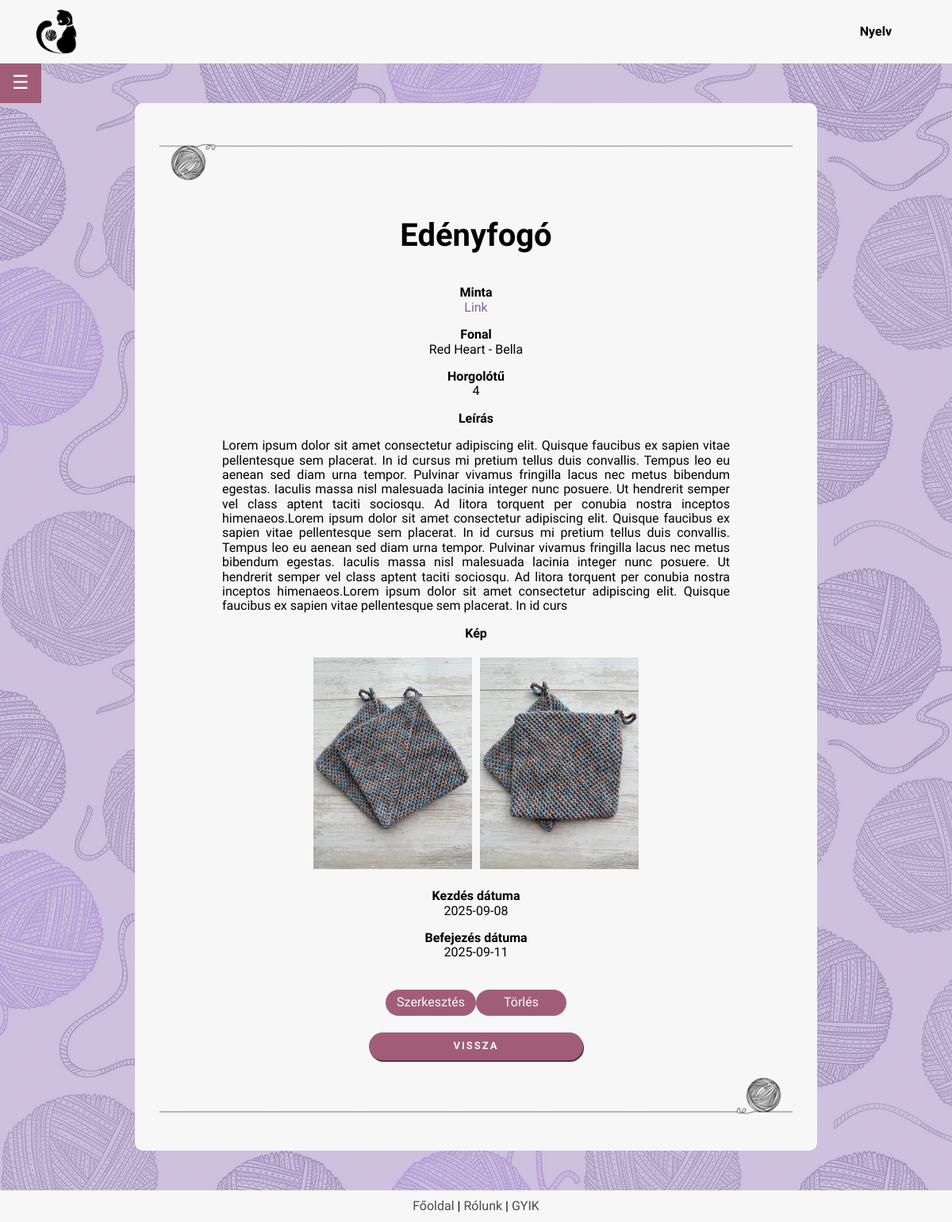
The page /project_page.php?id=103 (signed in) on the database as committed earlier.
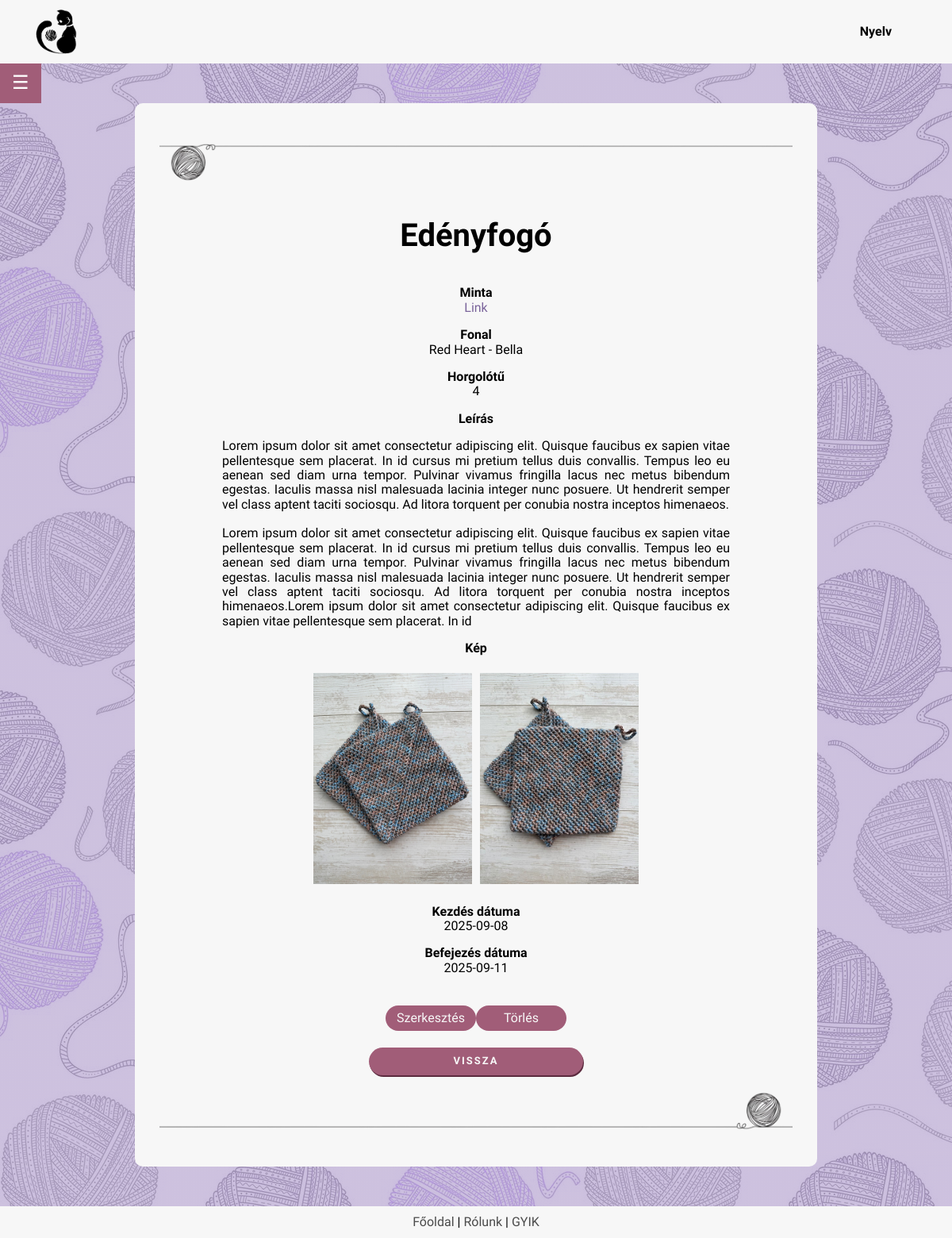
The same page on the database as committed later.
### tables this page shows
CREATE TABLE IF NOT EXISTS `projects` (
  `uid` int NOT NULL,
  `id` int NOT NULL AUTO_INCREMENT,
  `name` varchar(255) NOT NULL,
  `pattern` varchar(1000) DEFAULT NULL,
  `yarn` varchar(255) DEFAULT NULL,
  `hook` decimal(10,0) DEFAULT NULL,
  `description` varchar(2000) DEFAULT NULL,
  `image` varchar(255) DEFAULT NULL,
  `start` date DEFAULT NULL,
  `finish` date DEFAULT NULL,
  PRIMARY KEY (`id`),
  KEY `Userid` (`uid`)
);

CREATE TABLE IF NOT EXISTS `yarns` (
  `id` int NOT NULL AUTO_INCREMENT,
  `brand` set('Drops','Alize','DMC','Kartopu','Nako','Wolans','Yarnart','Himalaya','Schachenmayr','Scheepjes','Lana Grossa','Vlna-Hep','Gründl','Red Heart','Malabrigo','Lion Brand','Bernat','Adriafil','Berroco','Blue Sky Fibers','Caron','Cascade','Debbie Bliss','Deramores','Dream in Color','Ella Rae','Hayfield','Hoooked','James C. Brett','Juniper Moon Farm','King Cole','Knit Collage','Koigu','Lang Yarns','Lopi','McIntosh','MillaMia','Noro','Paintbox','Patons','Plymouth','Sirdar','Snuggly',' Stylecraft','Tahki','The Yarn Collective','Trendsetter','Universal','Valley','Viking Of Norway','West Yorkshire Spinners','Willow and Lark','Wool and the Gang','Yarn and Colors','Hobbii Yarn','Yarnspirations','KnitPicks','Darn Good Yarn','We Are Knitters','Gorgeous Alpacas','Papillon','Gombolyda','Urth','FibraNatura') DEFAULT NULL,
  `variety` varchar(255) NOT NULL,
  PRIMARY KEY (`id`)
);

### backend/lang.php (called while the page is built, shortened)
<?php
    function lang($str) {
        return $str;
    }
?>

### project_page.php (the view, shortened to what this page needs)
<?php
require $_SERVER['DOCUMENT_ROOT'] . '/project/backend/config.php';
require $_SERVER['DOCUMENT_ROOT'] . '/project/backend/lang.php';
$project_id = $_GET['id'];
$stmt = $conn->prepare("SELECT p.id, p.name, p.pattern, p.hook, p.description, p.image, p.start, p.finish, y.brand, y.variety FROM projects p LEFT JOIN yarns y ON p.yarn = y.id WHERE p.id = ? AND p.uid = ?");
$stmt->bind_param("ii", $project_id, $_SESSION['uid']);
$stmt->execute();
$result = $stmt->get_result();
$minta = lang('Minta');
$fonal = lang('Fonal');
$horgolotu = lang('Horgolótű');
$leiras = lang('Leírás');
$kep = lang('Kép');
$kezdes = lang('Kezdés dátuma');
$befejezes = lang('Befejezés dátuma');
$torles = lang('Törlés');
$szerkesztes = lang('Szerkesztés');
?>
<!DOCTYPE html>
<head>
    <?php
    include $_SERVER['DOCUMENT_ROOT'] . '/project/frontend/header.php';
    ?>
</head>
<body>
    <div class="page_container">
        <main class="page_content">
            <div class="main_body">
                <?php
                include $_SERVER['DOCUMENT_ROOT'] . '/project/frontend/sidebar.php';
                ?>
                <div class="main_container">
                    <img src="/project/images/yarn2.png" class="image-center">
                    <?php
                    if ($result->num_rows > 0) {
                        while ($row = $result->fetch_assoc()) {
                            echo "<div>";
                            echo "<p style='font-size:2.5em'><b>{$row['name']}</b></p>";
                            echo "<p><b>$minta</b><br><a href='{$row['pattern']}' style='text-decoration:none; color:rgb(122, 100, 155); margin-bottom:15px;' target='_blank'>Link</a></p>";
                            echo "<p style='margin-bottom:15px;'><b>$fonal</b><br>";
                            if (!empty($row['brand']) && !empty($row['variety'])) {
                                echo "{$row['brand']} - {$row['variety']}";
                            } else {
                                echo lang('Nincs megadva fonal.');
                            }
                            echo "</p>";
                            echo "<p><b>$horgolotu</b><br>{$row['hook']}</p>";
                            echo "<p style='text-align: center; '>";
                            echo "<b>$leiras</b>";
                            echo "<br>";
                            echo "<p style='text-align:justify; text-justify: inter-word; width: 80%; margin: 0 auto; white-space: pre-wrap;'>{$row['description']}</p>";
                            echo "</p>";
                            echo "<p><b>$kep</b></p>";
                            if (!empty($row['image'])) {
                                $image_paths = explode(',', $row['image']);
                                foreach ($image_paths as $image_path) {
                                    $image_path = trim($image_path);
                                    if (!empty($image_path)) {
                                        echo "<img src='{$image_path}' alt='Project image' style='max-width: 200px; height: auto; margin: 5px;'>";
                                    }
                                }
                            } else {
                                echo "<p>Nincs kép feltöltve.</p>";
                            }
                            echo "<p><b>$kezdes</b><br>{$row['start']}</p>";
                            echo "<p><b>$befejezes</b><br>{$row['finish']}</p>";
                            echo "<br>";
                            echo "<a href='/project/edit_project.php?id={$row['id']}' class='link'>$szerkesztes</a>";
                            echo "<a href='/project/backend/delete_project.php?id={$row['id']}' class='link' onclick='return confirmDelete();'>$torles</a>";
                            echo "</div>";
                        }
                    } else {
                        echo "<div style='border: 1px solid rgb(90, 90, 90) text-align=center;'><p colspan='6'>Nincs elérhető adat!</p></div>";
                    }
                    ?>
                    <br>
                    <a href="/project/my_projects.php" class="button-link">
                        <?= lang('Vissza') ?>
                    </a>
                    <img src="/project/images/yarn2flipped.png" class="image-center">
                </div>
            </div>
        </main>
    </div>
    <?php
    include $_SERVER['DOCUMENT_ROOT'] . '/project/frontend/footer.php';
    ?>
</body>
</html>

### frontend/header.php (shortened to what this page needs)
<?php
$redirect_url = '/project/index.php';
if (isset($_SESSION['rights'])) {
    if ($_SESSION['rights'] == 103) {
        $redirect_url = '/project/admin/home_admin.php';
    } else {
        $redirect_url = '/project/home.php';
    }
}
?>
<!DOCTYPE html>
<html lang="hu">
<head>
    <link rel="stylesheet" href="/project/frontend/style.css">
</head>
<body>
  	<header>
    	<nav class="navbar">
			<div class="navbar-container">
				<div class="navbar-intro">
					<a href="<?= $redirect_url ?>" class="logolink">
					<img src="/project/images/yarnballlogoblacksmall.png" class="catlogo">
					</a>
				</div>
        		<div class="rightnav">
          			<div class="lang-menu">
            			<div class="selected-lang">
              				<?= lang('Nyelv') ?>
            			</div>
          			</div>
        		</div>
      		</div>
    	</nav>
  	</header>
</body>
</html>

### frontend/sidebar.php (shortened to what this page needs)
<!DOCTYPE html>
<head>
</head>
<body>
    <button class="menu-toggle">☰</button>
</body>
</html>

### frontend/footer.php
<?php
$redirect_url = '/project/index.php';
if (isset($_SESSION['rights'])) {
    if ($_SESSION['rights'] == 103) {
        $redirect_url = '/project/admin/home_admin.php';
    } else {
        $redirect_url = '/project/home.php';
    }
}
?>
<!DOCTYPE html>
<head>
</head>
<body>
    <footer>
        <div class="footer">
            <a class="footer_link" href="<?= $redirect_url ?>"><?= lang('Főoldal') ?></a>
             |
            <a class="footer_link" href="/project/footer/about_us.php"><?= lang('Rólunk') ?></a>
             |
            <a class="footer_link" href="/project/footer/faq.php"><?= lang('GYIK') ?></a>
        </div>
    </footer>
</body>
</html>

### frontend/style.css (style rules this page uses)
body { font-family: 'League Spartan'; background-image: linear-gradient( rgba(184, 167, 209, 0.7), rgba(184, 167, 209, 0.7) ), url(../images/background.png); min-height: 100vh; display:flex; flex-direction:column; }
.main_body { display: flex; justify-content: center; min-width: 40%; align-items: flex-start; gap: 20px; }
.main_container, .main_container_home { background-color: rgb(247, 247, 247); border: none; border-radius: 10px; margin: 100px 0 0 0; text-align: center; width: 800px; padding: 30px 30px 40px 30px; }
.page_container { position: relative; min-height: 95vh; flex-grow: 1; }
.page_content { padding-bottom: 50px; }
@media (max-width: 1200px) { .main_body { margin-top: 100px; } }
@media (max-width: 1200px) { .main_container, .main_container_home { margin: 30px 0 0 0; width: 800px; } }
.image-center { margin-top: 20px; margin-left: auto; margin-right: auto; height: 50px; }
.button, .button_inverse, .button-search, .button-link { font-size: small; font-weight: 600; text-transform: uppercase; letter-spacing: 2px; border: none; border-radius: 20px; font-family: 'League Spartan'; text-decoration: none; padding: 10px; }
.button, .button-link { background-color: #a15d78; color: rgb(247, 247, 247); box-shadow: 1px 2px #5c2b3f; width: 270px; }
.button-link { display: inline-block; width: 250px; }
.link { display: inline-block; color: rgb(247, 247, 247); text-decoration: none; background-color: #a15d78; padding: 7px; border-radius: 30px; margin: 3px 0; width: 100px; }
.navbar { background-color: rgb(247, 247, 247); display: flex; width: 100%; height: 80px; position: fixed; top: 0; z-index: 999; }
.navbar-container { display: flex; align-items: center; justify-content: space-between; width: 100%; padding: 0 1em 0 2rem; }
.navbar-intro { display: flex; align-items: center; justify-content: flex-start; gap: 1rem; flex-shrink: 0; }
.navbar-container { display: flex; text-align: center; gap: 1.5rem; list-style: none; }
.logolink { text-decoration: none; display: flex; justify-content: flex-start; color: black; line-height: 1; }
.catlogo { margin: 10px; width: 60px; height: auto; }
.rightnav { display: flex; }
.lang-menu { width: 100px; text-align: center; font-weight: bold; position: relative; margin: 10px; }
.selected-lang { width: 50px; }
.lang-menu .selected-lang { display: flex; justify-content: space-between; line-height: 3; cursor: pointer; }
.lang-menu .selected-lang:before { content: ''; display: inline-block; width: 32px; height: 32px; background-size: contain; background-repeat: no-repeat; }
@media (max-width: 1200px) { .menu-toggle { display: block; position: fixed; top: 80px; left: 0px; z-index: 1000; padding: 11px 15px; font-size: 24px; background-color: #a15d78; color: white; border: none; cursor: pointer; } }
footer { width: 100%; background-color: rgb(247, 247, 247); border: none; height: 40px; text-align: center; line-height: 40px }
.footer_link { text-decoration: none; color: rgb(75, 75, 75); font-size: 1em; }
:root { --sac: 'Monoton', cursive; --comf: 'Comfortaa', cursive; --dark: #1c1c1c; --light: rgb(247, 247, 247); --lilac: rgb(121, 105, 146); }

Rows that differ between the two databases and show on the page:
changed projects "Edényfogó": description "…per conubia nostra inceptos himenaeos.Lorem ipsum dolor sit amet consectetur adipiscing elit. Quisque faucibus ex sapien vitae pellentesque sem placerat. In id cursus mi pretium tellus duis convallis. Tempus leo eu aenean sed diam urna tempor. Pulvinar vivamus fringilla lacus nec metus bibendum egestas. Iaculis massa nisl malesuada lacinia integer nunc posuere. Ut hendrerit semper vel class aptent taciti sociosqu. Ad litora torquent per conubia nostra inceptos himenaeos.Lorem ipsum dolor sit amet consectetur adipiscing elit. Quisque faucibus ex sapien vitae pellentesque sem placerat. In id curs" → "…per conubia nostra inceptos himenaeos. Lorem ipsum dolor sit amet consectetur adipiscing elit. Quisque faucibus ex sapien vitae pellentesque sem placerat. In id cursus mi pretium tellus duis convallis. Tempus leo eu aenean sed diam urna tempor. Pulvinar vivamus fringilla lacus nec metus bibendum egestas. Iaculis massa nisl malesuada lacinia integer nunc posuere. Ut hendrerit semper vel class aptent taciti sociosqu. Ad litora torquent per conubia nostra inceptos himenaeos.Lorem ipsum dolor sit amet consectetur adipiscing elit. Quisque faucibus ex sapien vitae pellentesque sem placerat. In id"
